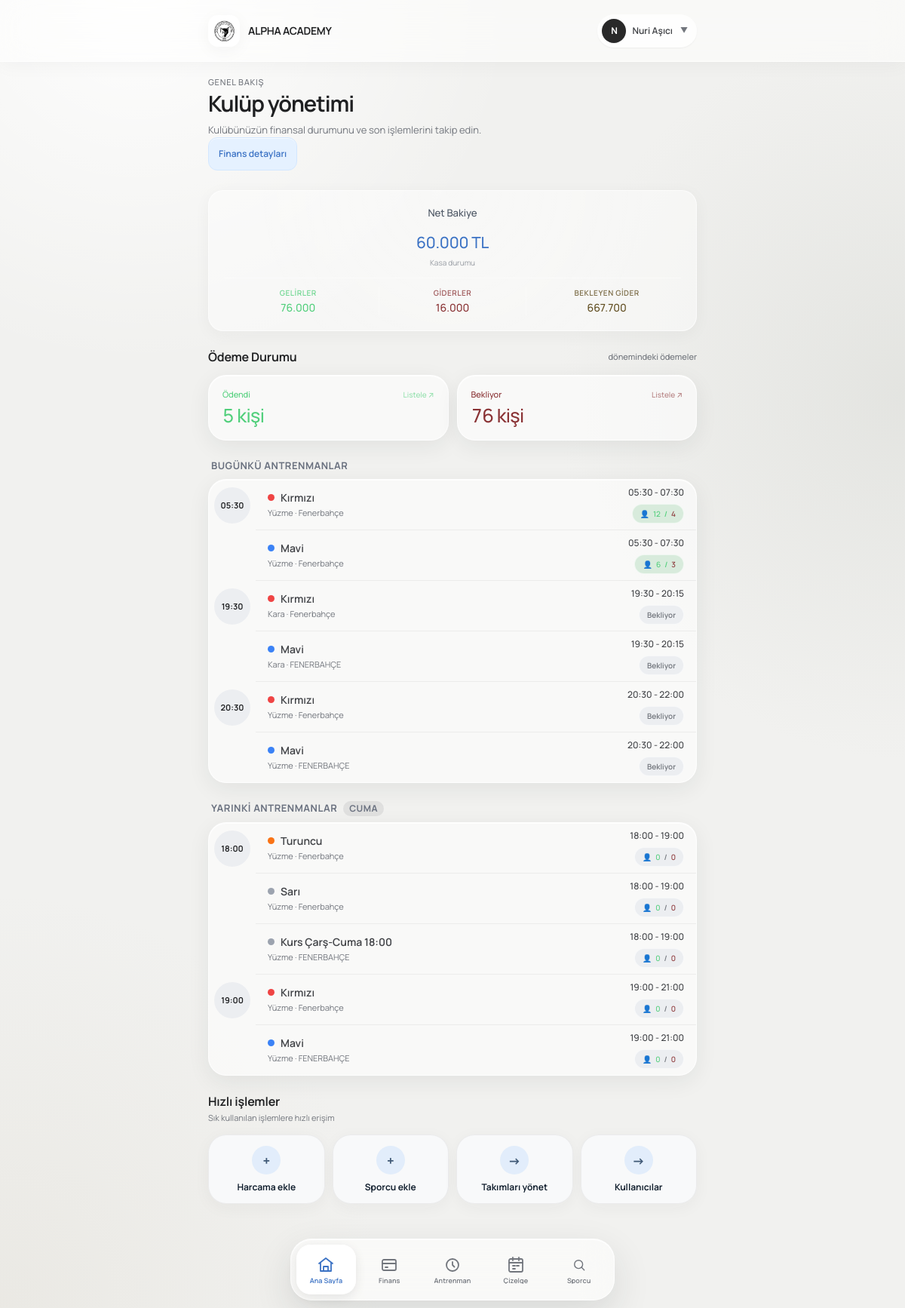
Screenshot of /dashboard/ (signed in) with the database file from the repository.
### users/models.py (models this page shows, shortened)
class User(AbstractUser):
    class Role(models.TextChoices):
        PARENT = 'parent', 'Veli'
        ADMIN = 'admin', 'Yönetici'
        COACH = 'coach', 'Antrenör'
        FINANCE = 'finance', 'Mali İşler'
    email = models.EmailField(unique=True, verbose_name="E-posta Adresi")
    role = models.CharField(
        max_length=20,
        choices=Role.choices,
        default=Role.PARENT,
        verbose_name="Kullanıcı Rolü"
    )
    phone_number = models.CharField(max_length=15, blank=True, null=True, verbose_name="Telefon Numarası")
    tc_identity = models.CharField(max_length=11, blank=True, null=True, verbose_name="T.C. Kimlik No")
    USERNAME_FIELD = 'username'
    REQUIRED_FIELDS = ['email', 'first_name', 'last_name']
    class Meta:
        verbose_name = "Kullanıcı"
        verbose_name_plural = "Kullanıcılar"
    @property
    def is_club_admin(self):
        return self.role == self.Role.ADMIN
    @property
    def is_coach(self):
        return self.role == self.Role.COACH

### teams/models.py (models this page shows, shortened)
class TeamTrainingSchedule(models.Model):
    class TrainingType(models.TextChoices):
        LAND = "land", "Kara"
        SWIMMING = "swimming", "Yüzme"
    class Weekday(models.IntegerChoices):
        MONDAY = 0, "Pazartesi"
        TUESDAY = 1, "Salı"
        WEDNESDAY = 2, "Çarşamba"
        THURSDAY = 3, "Perşembe"
        FRIDAY = 4, "Cuma"
        SATURDAY = 5, "Cumartesi"
        SUNDAY = 6, "Pazar"
    team = models.ForeignKey(
        Team,
        on_delete=models.CASCADE,
        related_name="training_schedules",
        verbose_name="Takım",
    )
    weekday = models.PositiveSmallIntegerField(
        choices=Weekday.choices,
        verbose_name="Gün",
    )
    training_type = models.CharField(
        max_length=10,
        choices=TrainingType.choices,
        default=TrainingType.SWIMMING,
        verbose_name="Antrenman türü",
    )
    start_time = models.TimeField(verbose_name="Başlangıç saati")
    end_time = models.TimeField(verbose_name="Bitiş saati")
    location = models.CharField(max_length=255, verbose_name="Yer")
    class Meta:
        verbose_name = "Haftalık Antrenman Programı"
        verbose_name_plural = "Haftalık Antrenman Programları"
        ordering = ("weekday", "start_time")

class Team(models.Model):
    name = models.CharField(max_length=100, verbose_name="Takım / Grup Adı")
    description = models.TextField(blank=True, null=True, verbose_name="Açıklama / Yaş Grubu")
    coaches = models.ManyToManyField(
        settings.AUTH_USER_MODEL,
        blank=True,
        limit_choices_to={'role__in': ['coach', 'club_admin']},
        related_name='assigned_teams',
        verbose_name="Sorumlu Antrenörler"
    )
    is_active = models.BooleanField(default=True, verbose_name="Aktif mi?")
    created_at = models.DateTimeField(auto_now_add=True)
    class Meta:
        verbose_name = "Takım"
        verbose_name_plural = "Takımlar"

### dashboard/views.py (the view)
# urls.py: path("",dashboard,name="index",),
@login_required(login_url="user-login")
def dashboard(request):
    role = request.user.role
    context = {
        "dashboard_role": role,
    }
    if role == User.Role.ADMIN:
        template = "dashboard/admin.html"
        context.update(
            _get_admin_dashboard_context()
        )
        context.update(_get_coach_dashboard_context(request.user))
    elif role == User.Role.COACH:
        template = "dashboard/coach.html"
        context.update(_get_coach_dashboard_context(request.user))
    elif role == User.Role.FINANCE:
        template = "dashboard/finance.html"
    elif role == User.Role.PARENT:
        template = "dashboard/parent.html"
        context.update(_get_parent_dashboard_context(request.user))
    else:
        template = "dashboard/unknown.html"
    return render(
        request,
        template,
        context,
    )

### dashboard/views_accounts.py (called while the page is built)
def _normalize_period(period):
    fallback_period = timezone.localdate().strftime("%Y-%m")
    if not period:
        return fallback_period
    try:
        return datetime.strptime(period, "%Y-%m").strftime("%Y-%m")
    except (TypeError, ValueError):
        return fallback_period

def _get_active_athletes(period):
    period = _normalize_period(period)
    period_start = datetime.strptime(period + "-01", "%Y-%m-%d").date()
    active_athletes = Athlete.objects.filter(
        is_active=True, joined_date__lte=period_start
    )
    return active_athletes

def _get_teams_subscription_price(period=None):
    period = _normalize_period(period)
    year, month = map(int, period.split("-"))
    date_control = timezone.localdate().replace(year=year, month=month, day=1)
    return {
        row["team_id"]: row["monthly_fee"]
        for row in TeamFeeHistory.objects.filter(
            start_date__lte=date_control,
        )
        .filter(Q(end_date__gte=date_control) | Q(end_date__isnull=True))
        .values("team_id", "monthly_fee")
    }

def _get_financial_context(current_period, payment_records_total):
    total_income = (
        payment_records_total.filter().aggregate(total=Sum("amount"))["total"] or 0
    )
    expense_totals = Expense.objects.filter(
    period=current_period,
    is_active=True,
    ).aggregate(
        paid=Sum("amount", filter=Q(status="paid")),
        pending=Sum("amount", filter=Q(status="pending")),
    )
    total_expense = expense_totals["paid"] or 0
    pending_expense = expense_totals["pending"] or 0
    net_balance = total_income - total_expense
    return {
        "financial_summary": {
            "total_income": total_income,
            "total_expense": total_expense,
            "pending_expense": pending_expense,
            "net_balance": net_balance,
        },
    }

def _get_admin_dashboard_context(period=None):
    current_period = _normalize_period(period)
    payment_records_total = PaymentRecord.objects.filter(
        period=current_period,
        status="paid",
    )
    context = {
        "current_period": current_period,
    }
    context.update(_get_financial_context(current_period, payment_records_total))
    context.update(_get_payment_counts(current_period, payment_records_total))
    return context

### templates/dashboard/admin.html (shortened to what this page needs)
{% extends "base.html" %}
{% block content %}
<div class="dashboard">
    <header class="page-header">
        <div class="page-header-main">
            <p class="page-eyebrow">
                Genel bakış
            </p>
            <h1 class="page-title">
                Kulüp yönetimi
            </h1>
            <p class="page-description">
                Kulübünüzün finansal durumunu ve son işlemlerini takip edin.
            </p>
        </div>
        <a href="{% url 'dashboard:admin-finance' %}" class="ui-btn ui-btn-primary ui-btn-sm">
            Finans detayları
        </a>
    </header>
    {% include "dashboard/partials/_financial_summary.html" %}
   {% include "dashboard/partials/_payment_summary.html" %}
   {% include "dashboard/partials/_current_training.html" %}
    <section class="ui-section">
        <div class="ui-section-header">
            <div class="min-w-0">
                <h2 class="ui-section-title">
                    Hızlı işlemler
                </h2>
                <p class="ui-card-subtitle">
                    Sık kullanılan işlemlere hızlı erişim
                </p>
            </div>
        </div>
        <div class="dashboard-quick-actions">
            <button
                type="button"
                class="dashboard-quick-action"
                hx-get="{% url 'expense-create' %}?period={{ current_period }}&dashboard=1"
                hx-target="#modal-container"
                hx-swap="innerHTML"
             >
                <span class="dashboard-quick-action-icon">
                    +
                </span>
                <span>
                    Harcama ekle
                </span>
            </button>
            <a
                href="{% url 'athlete-manage-create' %}"
                class="dashboard-quick-action"
             >
                <span class="dashboard-quick-action-icon">
                    +
                </span>
                <span>
                    Sporcu ekle
                </span>
            </a>
            <a
                href="{% url 'team-list' %}"
                class="dashboard-quick-action"
             >
                <span class="dashboard-quick-action-icon">
                    →
                </span>
                <span>
                    Takımları yönet
                </span>
            </a>
            <a
                href="{% url 'user-list' %}"
                class="dashboard-quick-action"
             >
                <span class="dashboard-quick-action-icon">
                    →
                </span>
                <span>
                    Kullanıcılar
                </span>
            </a>
        </div>
    </section>
</div>
{% endblock %}

### templates/components/app/topbar.html (shortened to what this page needs)
{% load static %}
<div class="app-topbar">
    <div class="app-topbar-inner">
        <a href="/" class="app-brand hover:opacity-90 transition-opacity">
            <div class="app-brand-logo flex items-center justify-center font-black text-xs text-[var(--ui-primary-text)] bg-[var(--ui-primary)]">
                <img src="/media/logos/new_logo.png" alt="Alpha Academy Logo" class="w-full h-full object-cover" />
            </div>
            <div class="min-w-0">
                <span class="app-brand-name">ALPHA ACADEMY</span>
            </div>
        </a>
        {% if request.user.is_authenticated %}
            <div class="app-topbar-actions relative" id="topbar-user-dropdown-wrapper">
                <button type="button"
                        class="flex items-center gap-2 p-1.5 pr-3 rounded-full bg-white/60 hover:bg-white/90 border border-[var(--ui-border-dark)] backdrop-blur-md shadow-sm transition-all active:scale-[0.98]"
                        onclick="document.getElementById('topbar-user-dropdown').classList.toggle('hidden')">
                    <div class="w-8 h-8 rounded-full bg-[var(--ui-dark)] text-white text-xs font-bold flex items-center justify-center shadow-sm shrink-0">
                        {% if request.user.first_name %}
                            {{ request.user.first_name|first|upper }}
                        {% else %}
                            {{ request.user.username|first|upper }}
                        {% endif %}
                    </div>
                    <span class="hidden sm:inline text-xs font-semibold text-[var(--ui-text-soft)]">
                        {% if request.user.get_full_name %}
                            {{ request.user.get_full_name }}
                        {% else %}
                            {{ request.user.username }}
                        {% endif %}
                    </span>
                    <span class="text-[10px] text-[var(--ui-muted)] ml-0.5">▼</span>
                </button>
            </div>
        {% endif %}
    </div>
</div>

### templates/dashboard/partials/_current_training.html (shortened to what this page needs)
    <section class="ui-section">
        <h2 class="ui-team-group-title">Bugünkü antrenmanlar
        </h2>
        <div class="ui-card ui-training-list">
            {% for item in coach_today_sessions %}
                {% ifchanged item.schedule.start_time %}
                    <div class="ui-training-time-badge ui-training-time-group-badge">{{ item.schedule.start_time|time:"H:i" }}</div>
                {% endifchanged %}
                {% include "team/partials/training_schedule_row.html" with schedule=item.schedule dashboard_item=item clickable=True training_date=coach_today %}
            {% empty %}
                <div class="ui-empty">
                    <div class="ui-empty-icon">🏊</div>
                    <p class="ui-empty-description">Bugün antrenman yok.</p>
                </div>
            {% endfor %}
        </div>
    </section>
    <section class="ui-section">
        <h2 class="ui-team-group-title">Yarınki antrenmanlar <span>{{ coach_tomorrow|date:"l" }}</span></h2>
        <div class="ui-card ui-training-list">
            {% for schedule in coach_tomorrow_sessions %}
                {% ifchanged schedule.start_time %}
                    <div class="ui-training-time-badge ui-training-time-group-badge">{{ schedule.start_time|time:"H:i" }}</div>
                {% endifchanged %}
                {% include "team/partials/training_schedule_row.html" with schedule=schedule training_date=coach_tomorrow %}
            {% empty %}
                <div class="ui-empty">
                    <div class="ui-empty-icon">🏊</div>
                    <p class="ui-empty-description">Yarın antrenman yok.</p>
                </div>
            {% endfor %}
        </div>
    </section>

### templates/team/partials/training_schedule_row.html
<div class="ui-training-item{% if clickable %} cursor-pointer{% endif %}"
     {% if clickable %}hx-get="{% url 'training-attendance-schedule' schedule.team.pk schedule.pk %}?training_date={{ training_date|date:'Y-m-d' }}"
     hx-target="#modal-container"
     hx-swap="innerHTML"{% endif %}>
    <div class="ui-training-meta-left">
        <div class="ui-training-info-block">
            <div class="ui-training-team-row">
                <span class="ui-team-dot {% if 'Turuncu' in schedule.team.name %}dot-orange{% if clickable %} is-active{% endif %}{% elif 'Kırmızı' in schedule.team.name %}dot-red{% elif 'Mavi' in schedule.team.name %}dot-blue{% else %}bg-gray-400{% endif %}"></span>
                <span class="ui-training-team-name">{{ schedule.team.name }}</span>
            </div>
            <span class="ui-training-branch-name">
                {% if attendance_mode %}
                    {{ schedule.team.branch.name|default:"Yüzme" }} • {{ schedule.location.name|default:"Fenerbahçe" }}
                {% else %}
                    {{ schedule.get_training_type_display }}{% if schedule.location %} · {{ schedule.location }}{% endif %}
                {% endif %}
            </span>
        </div>
    </div>
    <div class="ui-training-meta-right">
        <span class="ui-training-duration">{{ schedule.start_time|time:"H:i" }} - {{ schedule.end_time|time:"H:i" }}</span>
        {% if dashboard_item %}
            {% if dashboard_item.is_taken %}
                <span id="attendance-summary-{{ schedule.pk }}" class="ui-badge ui-badge-success">👤 <span class="ui-text-success">{{ dashboard_item.present }}</span> / <span class="ui-text-danger">{{ dashboard_item.absent }}</span></span>
            {% elif dashboard_item.is_now %}
                <span class="ui-badge ui-badge-primary">Şimdi</span>
            {% elif dashboard_item.is_past %}
                <span class="ui-badge ui-badge-warning">Yoklama al</span>
            {% else %}
                <span class="ui-badge ui-badge-neutral">Bekliyor</span>
            {% endif %}
        {% else %}
            <span id="attendance-summary-{{ schedule.pk }}"
                  aria-label="{{ schedule.attended_count|default:'0' }} katıldı, {{ schedule.absent_count|default:'0' }} katılmadı"
                  class="ui-badge {% if schedule.is_attendance_taken %}ui-badge-success{% else %}ui-badge-neutral{% endif %} text-[11px] px-2.5 py-0.5">
                👤 <span class="ui-text-success">{{ schedule.attended_count|default:"0" }}</span> / <span class="ui-text-danger">{{ schedule.absent_count|default:"0" }}</span>
            </span>
        {% endif %}
    </div>
</div>

### rows the page displays
User: user.first_name|first "N", user.get_full_name "Nuri Aşıcı"
TeamTrainingSchedule: schedule.start_time "05:30", team.name "Kırmızı", training_type "Yüzme", location "Fenerbahçe", start_time "05:30", end_time "07:30", present "12", absent "4"
TeamTrainingSchedule: team.name "Mavi", training_type "Yüzme", location "Fenerbahçe", start_time "05:30", end_time "07:30", present "6", absent "3"
TeamTrainingSchedule: schedule.start_time "19:30", team.name "Kırmızı", training_type "Kara", location "Fenerbahçe", start_time "19:30", end_time "20:15", shows "Bekliyor"
TeamTrainingSchedule: team.name "Mavi", training_type "Kara", location "FENERBAHÇE", start_time "19:30", end_time "20:15", shows "Bekliyor"
TeamTrainingSchedule: schedule.start_time "20:30", team.name "Kırmızı", training_type "Yüzme", location "Fenerbahçe", start_time "20:30", end_time "22:00", shows "Bekliyor"
TeamTrainingSchedule: team.name "Mavi", training_type "Yüzme", location "FENERBAHÇE", start_time "20:30", end_time "22:00", shows "Bekliyor"
TeamTrainingSchedule: start_time "18:00", team.name "Turuncu", training_type "Yüzme", location "Fenerbahçe", end_time "19:00", attended_count "0", absent_count "0"
TeamTrainingSchedule: team.name "Sarı", training_type "Yüzme", location "Fenerbahçe", start_time "18:00", end_time "19:00", attended_count "0", absent_count "0"
TeamTrainingSchedule: team.name "Kurs Çarş-Cuma 18:00", training_type "Yüzme", location "FENERBAHÇE", start_time "18:00", end_time "19:00", attended_count "0", absent_count "0"
TeamTrainingSchedule: start_time "19:00", team.name "Kırmızı", training_type "Yüzme", location "Fenerbahçe", end_time "21:00", attended_count "0", absent_count "0"
TeamTrainingSchedule: team.name "Mavi", training_type "Yüzme", location "FENERBAHÇE", start_time "19:00", end_time "21:00", attended_count "0", absent_count "0"

### other values shown
{{ financial_summary.net_balance|floatformat:0 }} "60.000"
{{ financial_summary.total_income|floatformat:0 }} "76.000"
{{ financial_summary.total_expense|floatformat:0 }} "16.000"
{{ financial_summary.pending_expense|floatformat:0 }} "667.700"
{{ payment_counts.paid }} "5"
{{ payment_counts.pending }} "76"
{{ coach_tomorrow|date:"l" }} "CUMA"
